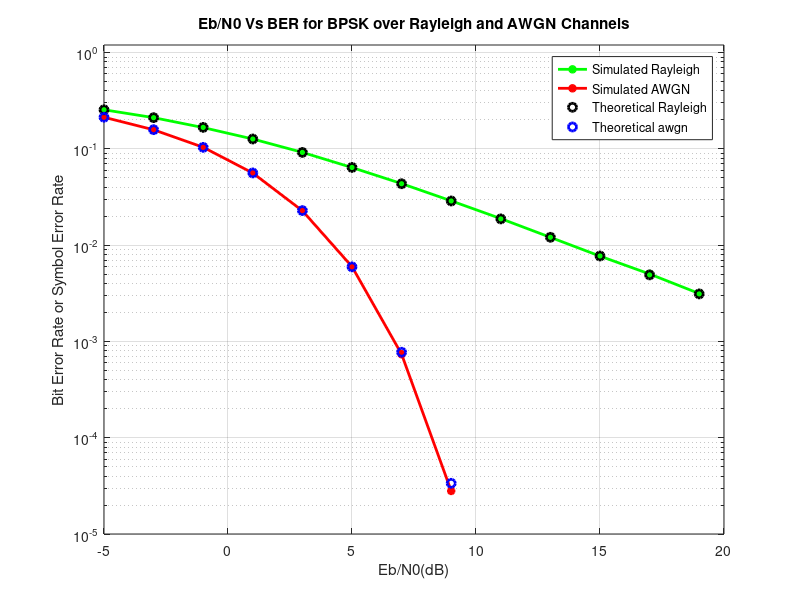

Write MATLAB code to recreate this figure.
%% BPSK RAYLEIGH

clc;
clear ;
close all;

%%
% Eb/N0 Vs BER for BPSK Modulation over Rayleigh Channel and AWGN

N=10^6; %Number of BPSK symbols to transmit  
d=rand(1,N)>0.5; %binary data  
x=2*d-1; %BPSK symbols 0->-1, 1->1  
EbN0dB=-5:2:20; %Range of Eb/N0 values

%%
simBER_rayleigh=zeros(1,length(EbN0dB));  
simBER_awgn=zeros(1,length(EbN0dB));

%%
for i=1:length(EbN0dB)
    
    %AWGN noise with mean=0  var=1 
    noise=1/sqrt(2)*(randn(1,N)+1i*randn(1,N));
    
    %Rayleigh Flat Fading factor- single tap 
    h=1/sqrt(2)*(randn(1,N)+1i*randn(1,N));
    
    %Scaling the noise for required Eb/N0  
    n = noise*10^(-EbN0dB(i)/20); 
    
     %received signal through AWGN channel  
    y_awgn=x+n;
    
    %received signal through Rayleigh channel
    y_rayleigh=h.*x+n;
    
    %Coherent Receiver for Rayleigh Channel  
    
    %Assuming that h is known at the signal  accurately
    y_rayleigh_cap=y_rayleigh./h; 
    
    %received symbols = 1 is real part > 0  or else it is 0
    r_rayleigh=real(y_rayleigh_cap)>0; 
    
    %Receiver for AWGN channel  
    r_awgn=real(y_awgn)>0;  
    
    
    simBER_rayleigh(i)=sum(xor(d,r_rayleigh)); 
    simBER_awgn(i)=sum(xor(d,r_awgn));
    
end

simBER_rayleigh=simBER_rayleigh/N;
simBER_awgn=simBER_awgn/N;

%%
%Theoretical BER;
EbN0=10.^(EbN0dB/10); %Eb/N0 in Linear Scale
theoretical_rayleigh=0.5*(1-sqrt(EbN0./(1+EbN0)));
theoretical_awgn=0.5*erfc(sqrt(EbN0));

%%
semilogy(EbN0dB,simBER_rayleigh,'g*-','LineWidth',2);hold on;  
semilogy(EbN0dB,simBER_awgn,'r*-','LineWidth',2);hold on;  
semilogy(EbN0dB,theoretical_rayleigh,'ko','LineWidth',2); hold on  
semilogy(EbN0dB,theoretical_awgn,'bo','LineWidth',2);
grid on;  
axis([-5 20 10^-5 1.2]);  
legend('Simulated Rayleigh','Simulated AWGN','Theoretical Rayleigh','Theoretical awgn');
title('Eb/N0 Vs BER for BPSK over Rayleigh and AWGN Channels');
xlabel('Eb/N0(dB)');
ylabel('Bit Error Rate or Symbol Error Rate');  